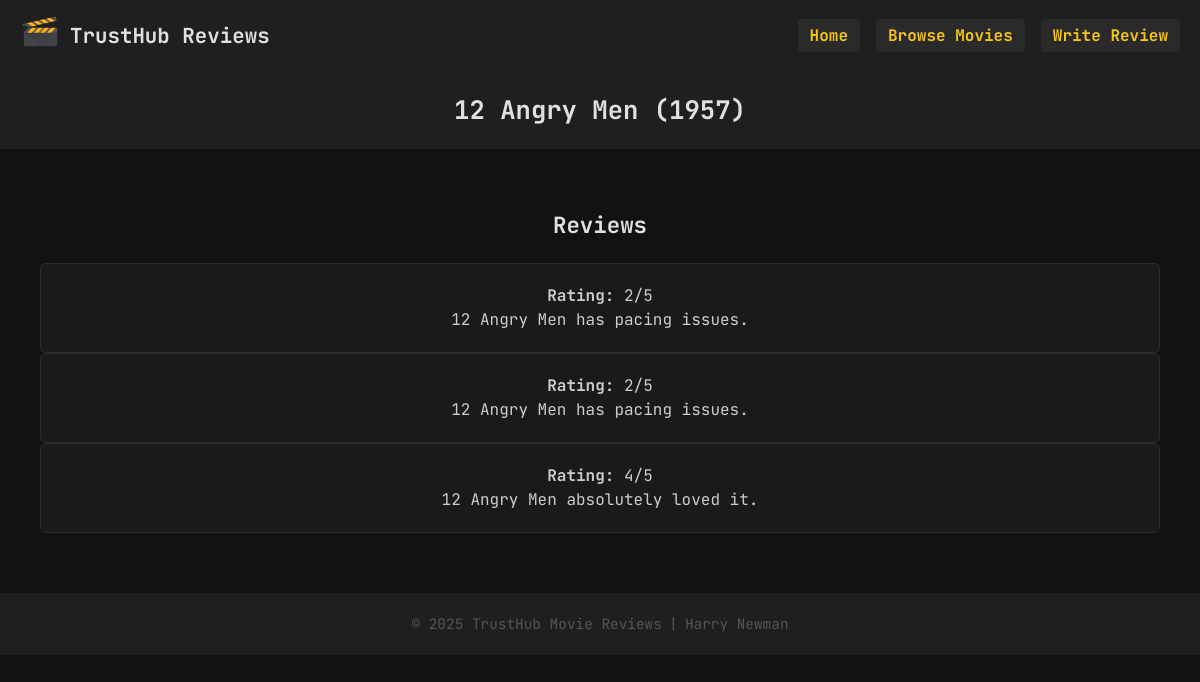
The page /movie.php?id=5 on the database its author committed.
### tables this page shows
CREATE TABLE IF NOT EXISTS movies (
  id INT AUTO_INCREMENT PRIMARY KEY,
  title VARCHAR(255) NOT NULL,
  year YEAR,
  genre VARCHAR(50)
);

CREATE TABLE IF NOT EXISTS reviews (
  id INT AUTO_INCREMENT PRIMARY KEY,
  movie_id INT NOT NULL,
  rating INT NOT NULL,
  review TEXT NOT NULL,
  created_at TIMESTAMP DEFAULT CURRENT_TIMESTAMP,
  FOREIGN KEY (movie_id) REFERENCES movies(id)
);

### movie.php (the view, shortened to what this page needs)
<?php
require 'database_connect.php';
$id = isset($_GET['id']) ? (int)$_GET['id'] : 0;
$mvRes = $conn->query("
  SELECT title, year
  FROM movies
  WHERE id = $id
");
$mv = $mvRes->fetch_assoc();
$title = $mv['title'];
$year  = $mv['year'];
$revRes = $conn->query("
  SELECT rating, review
  FROM reviews
  WHERE movie_id = $id
  ORDER BY id DESC
");
?>
<!DOCTYPE html>
<html lang="en">
<head>
  <link rel="stylesheet" href="styles/global.css">
  <link rel="stylesheet" href="styles/homepage.css">
</head>
<body>
  <nav class="navbar">
    <div class="logo">
      <a href="index.php"><img src="images/logo.jpg" alt="TrustHub Logo"></a>
      <a href="index.php"><h1>TrustHub Reviews</h1></a>
    </div>
    <div class="nav-items">
      <ul>
        <li><a href="index.php">Home</a></li>
        <li><a href="movies.php">Browse Movies</a></li>
        <li><a href="submit_review.php?id=<?php echo $id; ?>">Write Review</a></li>
      </ul>
    </div>
  </nav>
  <header class="page-header">
    <h2><?php echo htmlspecialchars($title); ?> (<?php echo $year; ?>)</h2>
  </header>
  <main class="content">
    <section class="featured-section">
      <h4>Reviews</h4>
      <?php if ($revRes->num_rows): ?>
        <?php while ($r = $revRes->fetch_assoc()): ?>
          <div class="about-text">
            <p><strong>Rating:</strong> <?php echo $r['rating']; ?>/5</p>
            <p><?php echo nl2br(htmlspecialchars($r['review'])); ?></p>
          </div>
        <?php endwhile; ?>
      <?php else: ?>
        <div class="about-text">
          <p>No reviews. <a href="submit_review.php?id=<?php echo $id; ?>">Write a Review!</a></p>
        </div>
      <?php endif; ?>
    </section>
  </main>
  <footer class="site-footer">
    <p>© 2025 TrustHub Movie Reviews | Harry Newman</p>
  </footer>
</body>
</html>

### styles/global.css (style rules this page uses)
* { box-sizing: border-box; margin: 0; padding: 0; }
body { font-family: "JetBrains Mono", monospace; background: #121212; color: #e0e0e0; line-height: 1.5; }
a { color: #f5c518; text-decoration: none; }
.navbar { background: #1f1f1f; display: flex; justify-content: space-between; align-items: center; padding: 12px 20px; flex-wrap: wrap; }
.navbar .logo { display: flex; align-items: center; }
.navbar .logo img { height: 40px; }
.navbar .logo h1 { margin-left: 10px; color: #e0e0e0; font-size: 1.3rem; }
.navbar .nav-items ul { list-style: none; display: flex; }
.navbar .nav-items li { margin-left: 16px; }
.navbar .nav-items a { padding: 6px 12px; border-radius: 4px; background: #2a2a2a; font-weight: bold; }
.page-header { background: #1f1f1f; text-align: center; padding: 20px 0; margin-bottom: 20px; }
.page-header h2 { color: #e0e0e0; font-size: 1.6rem; }
.content { max-width: 1200px; margin: 0 auto; padding: 0 20px; }
.site-footer { text-align: center; padding: 20px 0; color: #555; background: #1f1f1f; margin-top: 60px; font-size: 0.9rem; }

### styles/homepage.css (style rules this page uses)
.about-text, .about-img { flex: 1; background: #1a1a1a; border: 1px solid #2a2a2a; border-radius: 6px; padding: 20px; }
.about-text p { color: #ccc; }
.featured-section { max-width: 1200px; margin: 60px auto 20px; padding: 0 20px; text-align: center; }
.featured-section h4 { font-size: 1.4rem; color: #e0e0e0; margin-bottom: 20px; }

### rows shown on the page
movies: title "12 Angry Men", year "1957"
reviews: rating "2", review "12 Angry Men has pacing issues."
reviews: rating "2", review "12 Angry Men has pacing issues."
reviews: rating "4", review "12 Angry Men absolutely loved it."
